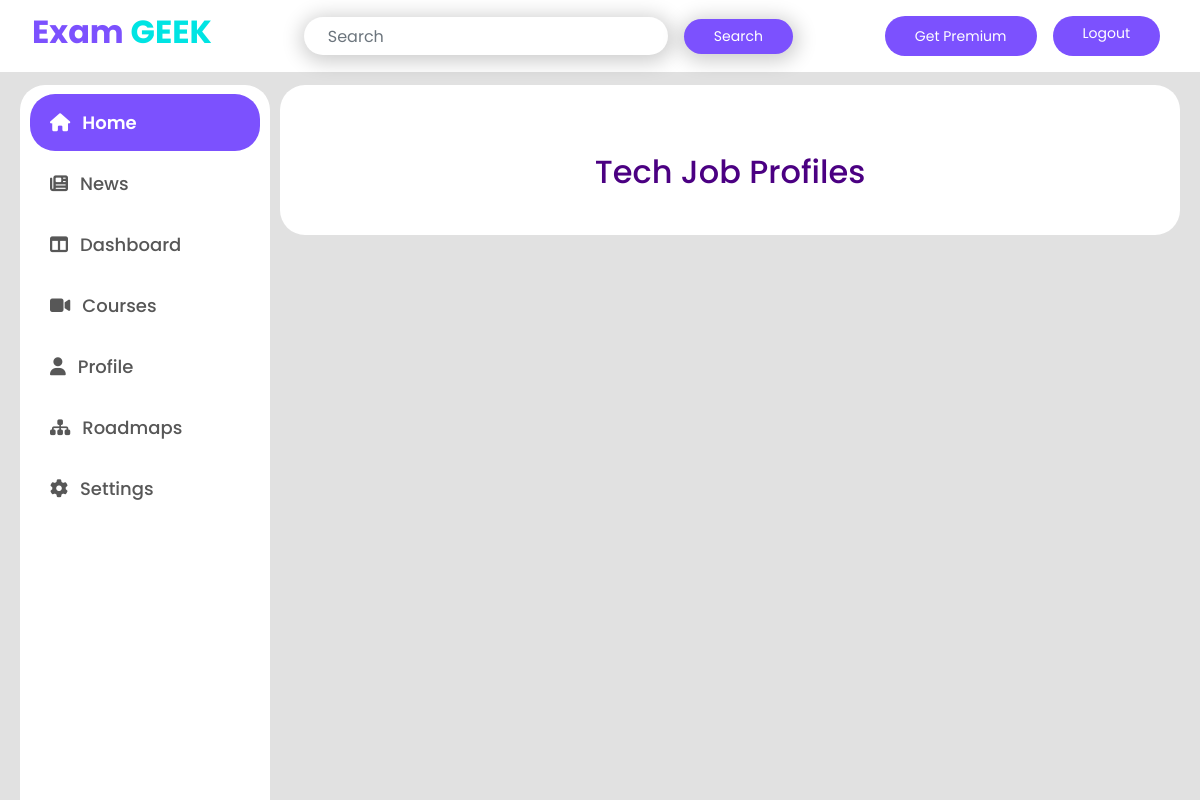
The page /roadmaps/ (signed in) on the database as committed earlier.
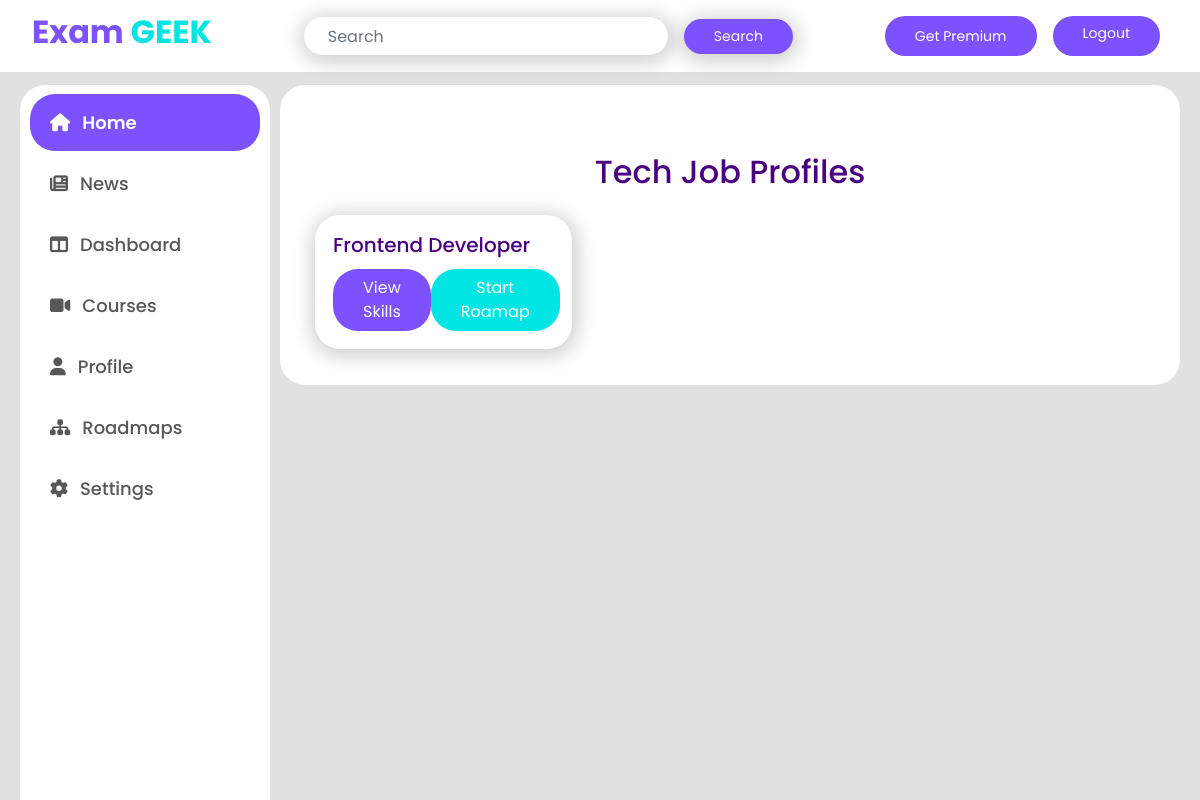
The same page on the database as committed later.
### examapp/models.py (models this page shows)
class RoadMapList(models.Model):
    roadmap_name = models.CharField(max_length=255)
    skill = models.ManyToManyField(Skills)
    def __str__(self):
        return str(self.roadmap_name)

### examapp/views.py (the view, shortened to what this page needs)
# urls.py: path('roadmaps/',views.roadmaps,name='roadmaps'),
@login_required
def roadmaps(request):
    user = request.user
    print(request.POST)
    roadmap_name = request.POST.get("roadmap")
    roadmapsdb = RoadMapList.objects.all()
    print(roadmapsdb)
    context = {
        'roadmapdb':roadmapsdb
    }
    return render(request, 'examapp/roadmaps.html', context)

### examapp/templates/examapp/roadmaps.html (shortened to what this page needs)
{% extends 'base.html' %}
{% block content %}
{% include 'sidebar.html' %}
<div class="content">
    <div class="container roadmap mt-5">
        <h2 class="text-center mb-4">Tech Job Profiles</h2>
        <div class="row">
            {% for profile in roadmapdb %}
            <div class="col-md-4 mb-3">
                <div class="card">
                    <div class="card-body">
                        <h5 class="card-title">{{ profile.roadmap_name }}</h5>
                        <div class="d-flex gap-2 justify-content-between ">
                            <a href="{% url 'roadmap_detail' profile.roadmap_name %}" class="btn btn-theme">View Skills</a>
                            <button  class="btn btn-theme-secondary start-roadmap" data-roadmap="{{profile.roadmap_name}}">Start Roamap</button>
                        </div>
                    </div>
                </div>
            </div>
            {% endfor %}
        </div>
    </div>
</div>
{% endblock  %}

### examapp/templates/base.html (shortened to what this page needs)
{% load static %}
<!DOCTYPE html>
<html lang="en">
<head>
    <link href="https://maxcdn.bootstrapcdn.com/bootstrap/4.5.2/css/bootstrap.min.css" rel="stylesheet">
    <link rel="stylesheet" href="https://cdnjs.cloudflare.com/ajax/libs/font-awesome/5.15.4/css/all.min.css">
    <link rel="stylesheet" href="https://cdnjs.cloudflare.com/ajax/libs/font-awesome/6.5.2/css/all.min.css" />
    <link rel="stylesheet" type='text/css' href="https://cdn.jsdelivr.net/gh/devicons/devicon@latest/devicon.min.css" />
    <link rel="stylesheet" href="{% static 'examapp/style.css'%}">
    <link rel="stylesheet" href="{% static 'examapp/css/glass_notify.css'%}">
</head>
<body>
    {% include 'header.html'%}
    <div class="base-content">
        <div class="md-px-3 sm-px-0">
            {% block content %}
            {% endblock %}
        </div>
    </div>
</body>
</html>

### examapp/templates/header.html (shortened to what this page needs)
<nav class="navbar navbar-expand-lg navbar-dark base-navbar">
    <div class="px-3 d-flex justify-content-between w-100">
        <a class="navbar-brand base-navbar-brand" href="{% url 'home' %}">
            <h2 class="theme-text  bold-700">Exam <span class="theme-text-secondary">GEEK</span></h2>
        </a>
        <form class="form-inline search-form my-2" action="{% url 'home'%}" method="post">
            <input class="form-control base-form-control mr-sm-2 px-4" type="search" name="query" placeholder="Search" aria-label="Search">
            <input type="submit" value="Search" style="font-size: 14px;" class=" btn-theme mx-2">
        </form>
        <div class="navbar-text mobile-none gap-2">
            <button type="button" id="btn-premium" class="btn-theme btn-sm mx-2" data-toggle="modal" data-target="#myModal">
                Get Premium
            </button>
            {% if user.is_authenticated %}
                <a href="{% url 'logout' %}" class="btn login-btn btn-theme btn-sm mx-2">Logout</a>
            {% else %}
                <a href="{% url 'login' %}" class="btn login-btn btn-theme btn-sm mx-2">Login</a>
            {% endif %}
        </div>
    </div>
</nav>

### examapp/templates/sidebar.html (shortened to what this page needs)
<div class="sidebar">
    <a class="home" data-id="home" href="{% url 'home'%}"><i class="fa-solid fa-house"></i> <span>Home</span></a>
    <a class="news" data-id="news" href="{% url 'tech_news' %}"><i class="fa-solid fa-newspaper"></i><span>News</span></a>
    <a class="dashboard" data-id="dashboard" href="{% url 'dashboard' %}"><i class="fa-solid fa-table-columns"></i><span>Dashboard</span></a>
    <a class="courses" data-id="courses" href="{% url 'courses'%}"><i class="fa-solid fa-video"></i><span>Courses</span></a>
    <a class="profile" data-id="profile" href="{% url 'profile'%}"><i class="fa-solid fa-user"></i><span>Profile</span></a>
    <a class="roadmaps" data-id="roadmaps" href="{% url 'roadmaps'%}"><i class="fa-solid fa-sitemap"></i><span>Roadmaps</span></a>
    <a class="settings" data-id="settings" href="{% url 'settings'%}"><i class="fa-solid fa-gear"></i><span>Settings</span></a>
</div>

### examapp/static/examapp/style.css (style rules this page uses)
body { font-family: 'Poppins', sans-serif; background-color: #e1e1e1; color: #4b0082; }
.btn-theme { background: #7c51fe; border-radius: 25px; padding: 7px 30px; border: none; outline: none; text-decoration: none; color: white; }
.btn-theme-secondary { background: #00e4e3; border-radius: 25px; padding: 7px 30px; border: none; outline: none; text-decoration: none; color: white; }
.theme-text { color: #7c51fe; }
.theme-text-secondary { color: #00e4e3; }
.bold-700 { font-weight: 700; }
.base-navbar { background-color: #ffffff; position: fixed; width: 100%; z-index: 1000; }
.base-navbar-brand { color: #fff; }
.base-form-control { border-radius: 20px; }
.base-content { padding: 70px 20px 20px 20px; }
.mobile-none { display: flex; }
.navbar-brand { color: #fff; }
.form-control { border-radius: 20px; }
.sidebar { height: 100vh; width: 250px; position: fixed; background-color: #fff; padding: 5px 10px; color: #4b0082; border-radius: 25px; display: block; transition: all 0.5s; z-index: 5; }
.sidebar a { padding: 15px 20px; text-decoration: none; font-size: 18px; color: #575757; display: flex; align-items: center; gap: 12px; border-right: 5px solid transparent; transition: all 0.9s; border-radius: 25px; font-weight: 500; margin: 4px 0px; cursor: pointer; }
.sidebar a.active { background-color: #7c51fe; color: #fff; font-weight: 600; }
.content { margin-top: 15px; margin-left: 260px; padding: 20px; background-color: #fff; border-radius: 25px; }
input,textarea { border: none !important; border-radius: 20px !important; box-shadow: 1px 3px 20px 4px rgba(0, 0, 0, 0.2); outline: none; font-size: 15px; padding: 7px 15px; }
.card { box-shadow: 1px 3px 20px 4px rgba(0, 0, 0, 0.2); border: none; border-radius: 25px; }
.card-body { padding: 10px; }
.roadmap .card-body { padding: 18px; }

### examapp/static/examapp/css/glass_notify.css (style rules this page uses)
body { min-height: 100vh; }

Rows that differ between the two databases and show on the page:
added RoadMapList: roadmap_name "Frontend Developer"
